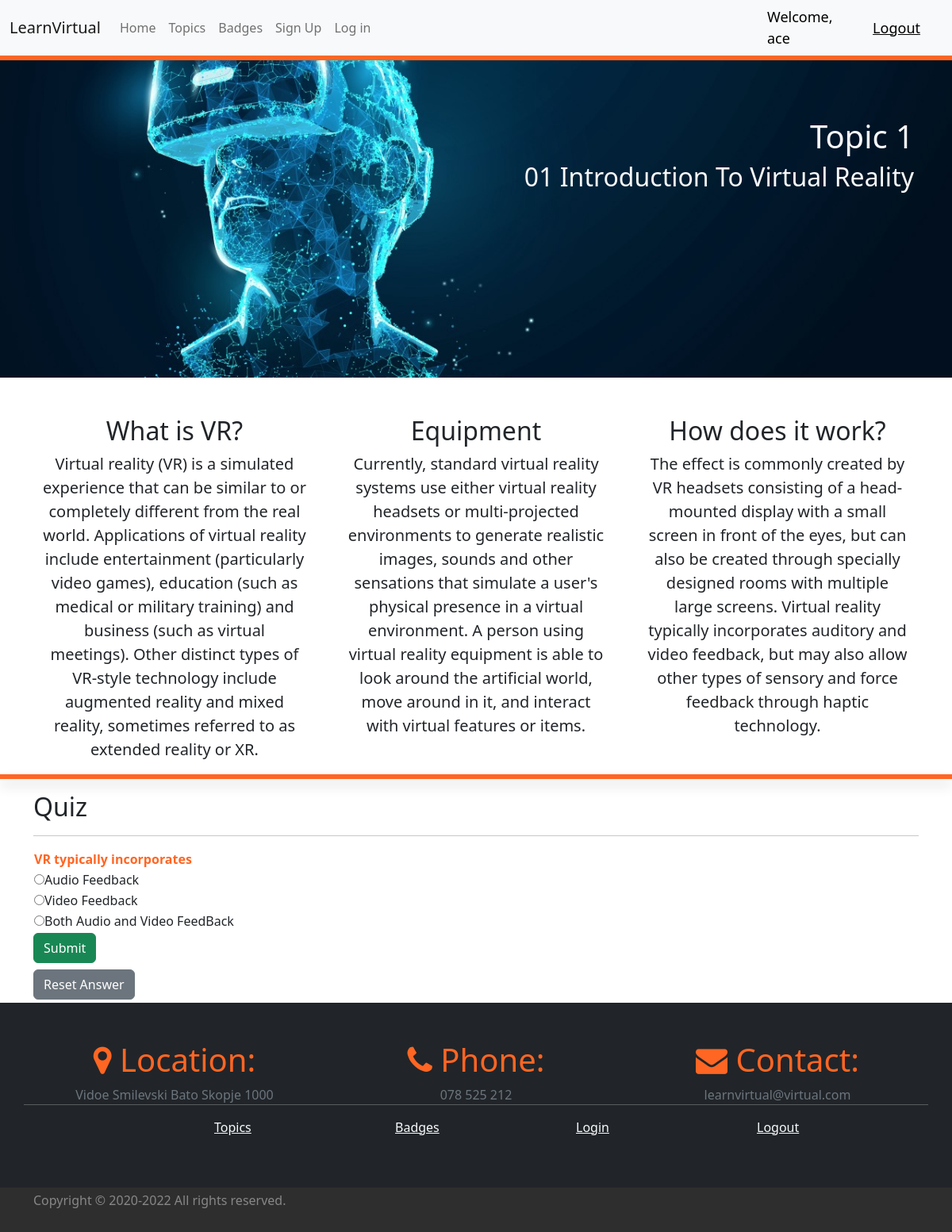
/topic1/ (signed in), run on the app's committed database.
### final_app/models.py (models this page shows, shortened)
class Quiz(models.Model):
    Question = models.CharField(max_length=100)
    Option1 = models.CharField(max_length=100)
    Option2 = models.CharField(max_length=100)
    Option3 = models.CharField(max_length=100)
    CorrectAnswer = models.CharField(max_length=100)

### final_app/views.py (the view, shortened to what this page needs)
# urls.py: path('topic1/' , topic1 ,name='topic1' ),
def topic1(request):
    queryset=Quiz.objects.filter(Question='VR typically incorporates')
    context={"questions": queryset,}
    return render(request, 'topic1.html', context=context)

### final_app/Templates/topic1.html (shortened to what this page needs)
<!doctype html>
<html lang="en">
  <head>
    <link rel="stylesheet" href="https://cdnjs.cloudflare.com/ajax/libs/font-awesome/4.7.0/css/font-awesome.min.css">
    <link href="https://cdn.jsdelivr.net/npm/bootstrap@5.2.0-beta1/dist/css/bootstrap.min.css" rel="stylesheet">
  </head>
  <body>
    <nav class="navbar navbar-expand-lg bg-light">
        <div class="container-fluid">
          <a class="navbar-brand" href="{% url 'index' %}">LearnVirtual</a>
          <div class="collapse navbar-collapse" id="navbarNav">
            <ul class="navbar-nav">
              <li class="nav-item">
                <a class="nav-link"  href="{% url 'index' %}">Home</a>
              </li>
              <li class="nav-item">
                <a class="nav-link" href="{% url 'topics' %}">Topics</a>
              </li>
              {% if request.user.is_authenticated %}
              <li class="nav-item">
                <a class="nav-link" href="{% url 'badges' %}">Badges</a>
              </li>
              {% endif %}
              <li class="nav-item">
                <a class="nav-link" href="{% url 'register' %}">Sign Up</a>
              </li>
              <li class="nav-item">
                <a class="nav-link" href="{% url 'login' %}">Log in</a>
              </li>
            </ul>
          </div>
        </div>
        {% if request.user.is_authenticated %}
        <span class="hello-msg">Welcome, {{request.user}}</span>
        <span><a class="hello-msg" href="{% url 'logout' %}">Logout</a></span>
        {% endif %}
      </nav>
      <div class="section-divider shadow"> </div>
      <section id="hero">
        <div>
          <div class="margin-fix">
            <h1 class="text-light text-end me-5">Topic 1</h1>
            <h2 class="text-light text-end me-5">01 Introduction To Virtual Reality</h2>
          </div>
        </div>
      </section>
      <div class="container text-center">
        <div class="row mt-5">
            <div class="col-4">
                <h2>What is VR?</h2>
                <p class="text-dark container lead">Virtual reality (VR) is a simulated experience that can be similar to or completely different from the real world. Applications of virtual reality include entertainment (particularly video games), education (such as medical or military training) and business (such as virtual meetings). Other distinct types of VR-style technology include augmented reality and mixed reality, sometimes referred to as extended reality or XR.</p>
              </div>
              <div class="col-4">
                <h2>Equipment</h2>
                <p class="text-dark container lead">Currently, standard virtual reality systems use either virtual reality headsets or multi-projected environments to generate realistic images, sounds and other sensations that simulate a user's physical presence in a virtual environment. A person using virtual reality equipment is able to look around the artificial world, move around in it, and interact with virtual features or items.</p>
              </div>
              <div class="col-4">
                <h2>How does it work?</h2>
                <p class="text-dark container lead">The effect is commonly created by VR headsets consisting of a head-mounted display with a small screen in front of the eyes, but can also be created through specially designed rooms with multiple large screens. Virtual reality typically incorporates auditory and video feedback, but may also allow other types of sensory and force feedback through haptic technology.</p>
              </div>
        </div>
      </div>
      <div class="section-divider shadow"> </div>
      {% if request.user.is_authenticated %}
      <div class="container">
        <h2 class="mt-3">Quiz</h2>
        <hr>
        <div>
          <form method="POST">
            {% for i in questions %}
            <table>
                <tr>
                    <td class="question-color">{{i.Question}}</td>
                </tr>
                <tr>
                    <td><input type="radio" class="rb" name=option1 id="Option1" value="{{i.Option1}}">{{i.Option1}}</td>
                </tr>
                <tr>
                    <td><input type="radio" class="rb" name=option2 id="Option2" value="{{i.Option2}}">{{i.Option2}}</td>
                </tr>
                <tr>
                    <td><input type="radio" class="rb" name=option3 id="Option3" value="{{i.Option3}}">{{i.Option3}}</td>
                </tr>
                <tr>
                    <td><label id="CorrectAnswer" class="rb" style="display: none;"></label></td>
                </tr>
            </table>
            {% endfor %}
            <input type="submit" class="btn btn-success" value="Submit" id="b1">
          </form>
             <button id="resetbtn" class="btn btn-secondary mt-2 mb-1" type="button">Reset Answer</button>
            <br>
        </div>
      </div>
      {% endif %}
      <footer class=" py-5 bg-dark text-light">
        <div class="container">
          <div class="row  ">
            <div class="col-lg-4 text-center">
              <h1 class="color1"> <i class="fa fa-map-marker color1" aria-hidden="true"></i> Location:</h1>
              <span class="text-secondary">Vidoe Smilevski Bato Skopje 1000</span>
            </div>
            <div class="col-lg-4 text-center">
              <h1 class="color1"> <i class="fa fa-phone color1"></i> Phone:</h1>
              <span class="text-secondary">078 525 212</span>
            </div>
            <div class="col-lg-4 text-center">
              <h1 class="color1"> <i class="fa fa-envelope color1"></i> Contact:</h1>
              <span class="text-secondary">learnvirtual@virtual.com</span>
            </div>
          <hr class="custom-hr">
            <div class="col-12 col-md">
            </div>
            <div class="col-6 col-md">
              <ul class="list-unstyled text-small">
                <li><a class="text-light" href="{% url 'topics' %}">Topics</a></li>
              </ul>
            </div>
            {% if request.user.is_authenticated %}
            <div class="col-6 col-md ">
              <ul class="list-unstyled text-small">
                <li><a class="text-light" href="{% url 'badges' %}">Badges</a></li>
              </ul>
            </div>
            {% endif %}
            <div class="col-6 col-md ">
              <ul class="list-unstyled text-small">
                <li><a class="text-light" href="{% url 'login' %}">Login</a></li>
              </ul>
            </div>
            {% if request.user.is_authenticated %}
            <div class="col-6 col-md ">
              <ul class="list-unstyled text-small">
                <li><a class="text-light" href="{% url 'logout' %}">Logout</a></li>
              </ul>
            </div>
            {% endif %}
          </div>
        </div>
      </footer>
      <div class="color2 footer-margin">
        <div class="container">
          <p class="color3 py-1">Copyright &copy; 2020-2022 All rights reserved.</p>
        </div>
      </div>
  </body>
</html>

### final_app/Templates/topic1.html (style rules this page uses)
.hello-msg { font-size: 18px; color: black; margin-right: 40px ; }
#hero { height: 50vh; background-image: url("/data/cover_images/VR_navidezna_resnicnost.jpeg"); background-color: #2e2e2e!important; background-size: cover; background-position: center; background-color: #2e2e2e!important; }
.section-divider { padding: 3px 0; background-color: #FF6623; }
.margin-fix { padding-top: 9vh; }
.color1 { color: #FF6623; }
.color3 { color: #878787; }
.color2 { background-color: #2e2e2e; }
.footer-margin { padding-bottom: 1vh; }
.question-color { color: #FF6623; font-weight: bold; }

### data on the page
Quiz: Question "VR typically incorporates", Option1 "Audio Feedback", Option2 "Video Feedback", Option3 "Both Audio and Video FeedBack"

### other printed values
{{ request.user }} "ace"
